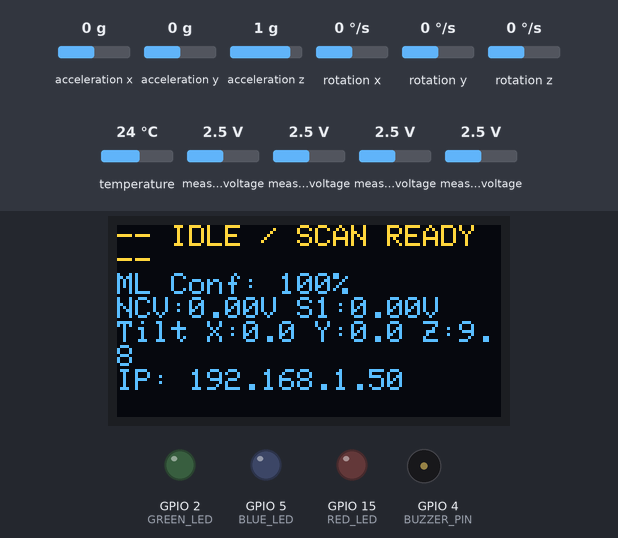
Bench run of a sketch on a simulated ESP32. Parts: 128×64 one-colour display, output pins drawn as LEDs (lit = HIGH), buzzer (waves = sounding, pin HIGH). The test bench sets the inputs (shaded band); at power-on: acceleration x 0 g, measured voltage 2.5 V, acceleration y 0 g, acceleration z 1 g, rotation x 0 °/s, rotation y 0 °/s, rotation z 0 °/s, temperature 24 °C. The OLED is the two-colour kind (top 16 rows yellow); WiFi joins after 1.5 s; servers stay silent unless stated; what the sketch prints to the serial monitor is not drawn.

Above: at 3.7 s.
3.8 s: acceleration x set to -1.4 g
At 4.7 s:
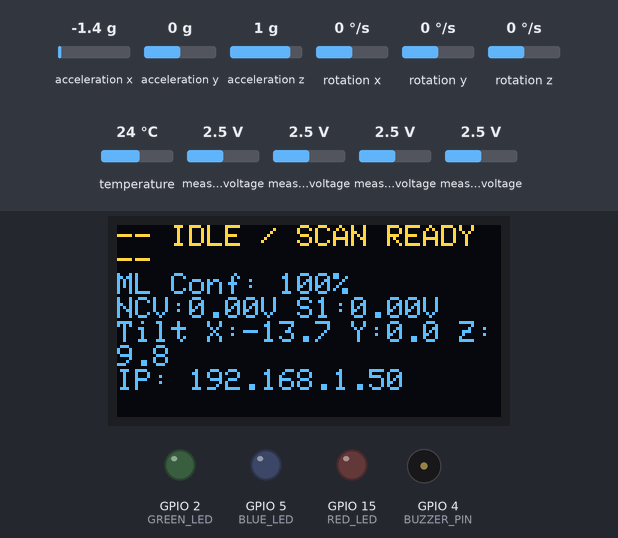
5.4 s: measured voltage (sensor 203) set to 0.1 V
At 5.55 s:
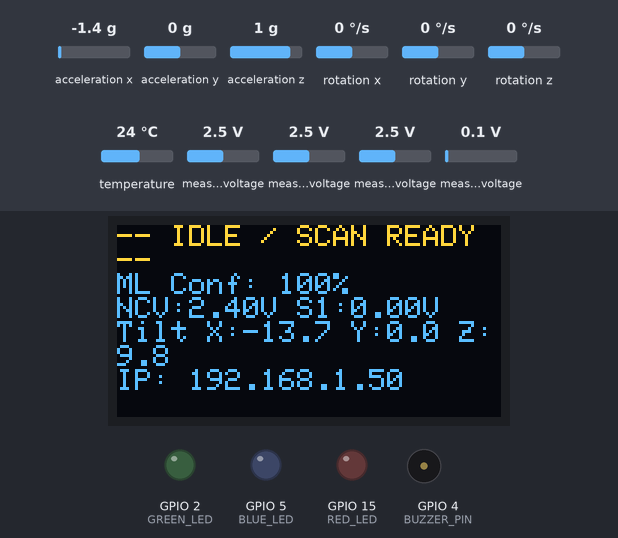
7.1 s: acceleration y set to -1.4 g
At 7.8 s:
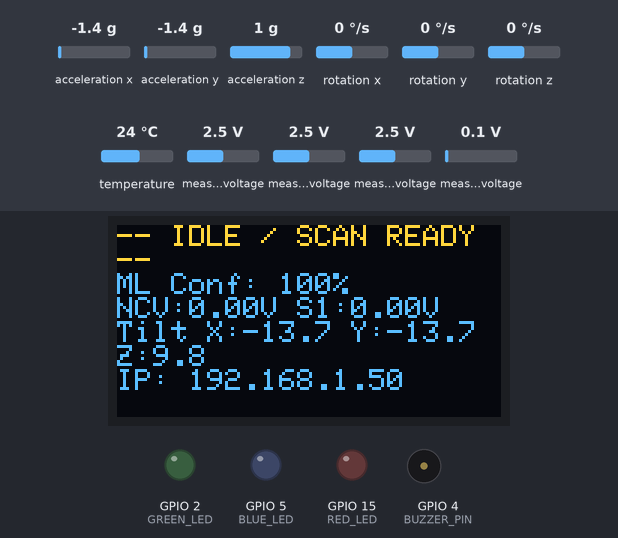
8.6 s: acceleration z set to -1.4 g
At 9.0 s:
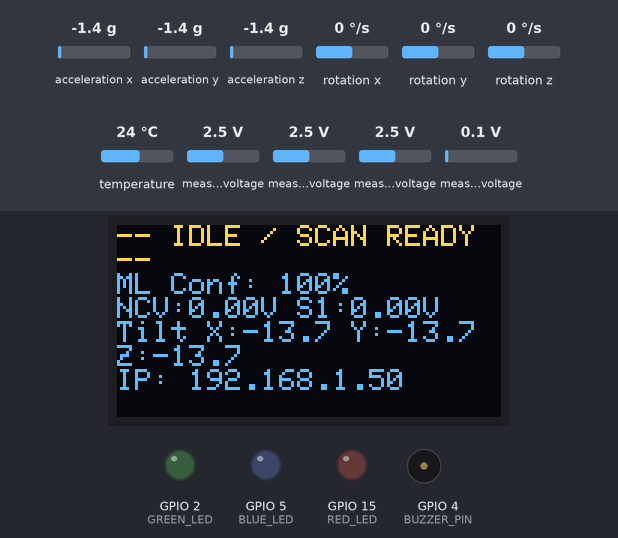
10.1 s: acceleration x set to -0.8 g
At 11.4 s:
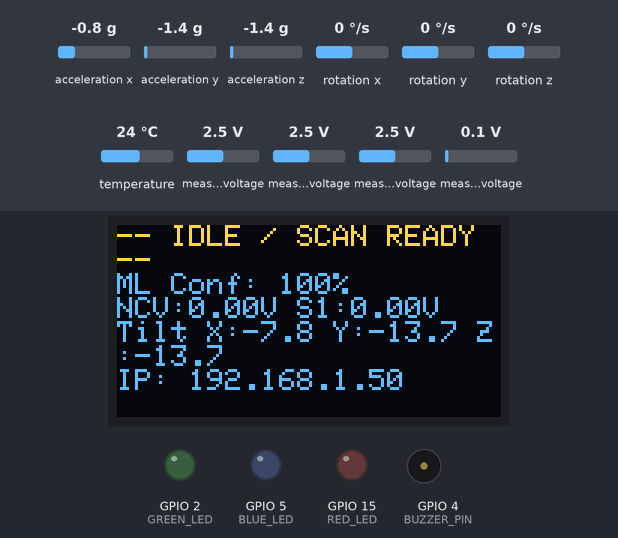
11.7 s: measured voltage (sensor 203) set to 1.2 V
At 11.83 s:
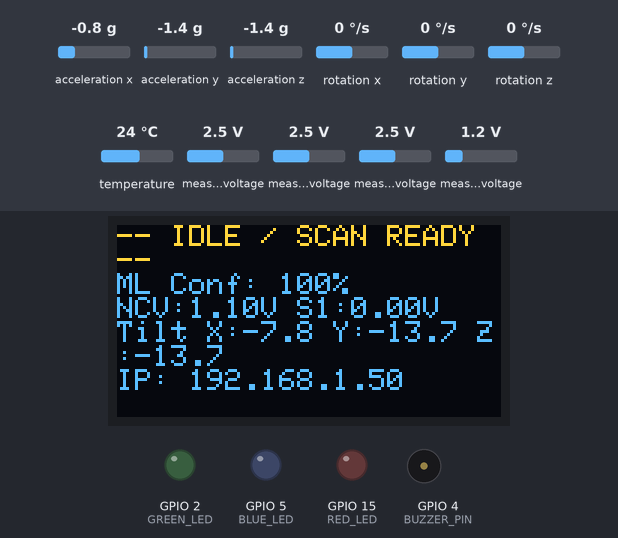
Timing chart, 0 to 14.4 s (numbered marks = the images above; inputs shaded):
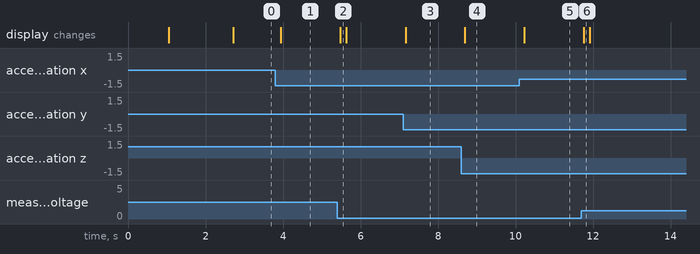

Measured:
- after the input at 3.8 s, the display: changes after 0.14 s (image 1)
- after the input at 5.4 s, the display: changes after 0.08 s (image 2)
- after the input at 7.1 s, the display: changes after 0.06 s (image 3)
- after the input at 8.6 s, the display: changes after 0.09 s (image 4)
- after the input at 10.1 s, the display: changes after 0.13 s (image 5)
- after the input at 11.7 s, the display: changes after 0.06 s (image 6)

The sketch:

sketch_aug11a.ino
```cpp
#include <Wire.h>
#include <Adafruit_GFX.h>
#include <Adafruit_SSD1306.h>
#include <Adafruit_MPU6050.h>
#include <Adafruit_Sensor.h>
#include <Adafruit_ADS1X15.h>
#include <WiFi.h>
#include <ArduinoWebsockets.h>
#include <ESPmDNS.h>
#include <ArduinoOTA.h>

// ==========================================
// NETWORK SETTINGS
// ==========================================
const char* ssid = "Your_Wifi_SSID";     // Change to your network name
const char* password = "Your_Wifi_Password";        // Change to your password
const uint16_t websockets_port = 8765;
// ==========================================

using namespace websockets;
WebsocketsServer server;
WebsocketsClient client;

// OLED Display
#define SCREEN_WIDTH 128
#define SCREEN_HEIGHT 64
Adafruit_SSD1306 display(SCREEN_WIDTH, SCREEN_HEIGHT, &Wire, -1);

// Alerts
#define RED_LED    15
#define GREEN_LED  2
#define BLUE_LED   5
#define BUZZER_PIN 4

Adafruit_MPU6050 mpu;
Adafruit_ADS1115 ads;

// Synchronized state controlled by ML Backend
String currentMLState = "IDLE";
int currentConfidence = 100;

// 1. HARDWARE SYNC FUNCTION
void updateHardwareOutputs(String state) {
  if (state == "LIVE") {
    digitalWrite(GREEN_LED, HIGH);
    digitalWrite(RED_LED, LOW);
    digitalWrite(BUZZER_PIN, LOW);
  } else if (state == "DAMAGED") {
    digitalWrite(GREEN_LED, LOW);
    digitalWrite(RED_LED, HIGH);
    digitalWrite(BUZZER_PIN, HIGH);
  } else { // "IDLE" or default
    digitalWrite(GREEN_LED, LOW);
    digitalWrite(RED_LED, LOW);
    digitalWrite(BUZZER_PIN, LOW);
  }
}

bool isBackendConnected = false;

// Event callback to detect connection open / close events
void onEventsCallback(WebsocketsEvent event, String data) {
  if (event == WebsocketsEvent::ConnectionOpened) {
    isBackendConnected = true;
    digitalWrite(BLUE_LED, HIGH);
    Serial.println("✅ ML Backend connected!");
  } else if (event == WebsocketsEvent::ConnectionClosed) {
    isBackendConnected = false;
    digitalWrite(BLUE_LED, LOW);
    updateHardwareOutputs("IDLE");
    Serial.println("❌ ML Backend disconnected!");
  }
}

// 2. WEBSOCKET CALLBACK FUNCTION (Fixes the readNonBlocking error)
void onMessageCallback(WebsocketsMessage message) {
  String payload = message.data();
  // Backend sends format: "STATE:CONFIDENCE" (e.g., "LIVE:98")
  int separator = payload.indexOf(':');
  if (separator != -1) {
    currentMLState = payload.substring(0, separator);
    currentConfidence = payload.substring(separator + 1).toInt();
  } else {
    currentMLState = payload;
  }
  // Immediately update LEDs when message arrives
  updateHardwareOutputs(currentMLState);
}

void setup() {
  Serial.begin(115200);
  delay(1000);
  Serial.println("\n--- MAG-CIPHER TWO-WAY SYNC BOOTING ---");

  pinMode(RED_LED, OUTPUT);
  pinMode(GREEN_LED, OUTPUT);
  pinMode(BLUE_LED, OUTPUT);
  pinMode(BUZZER_PIN, OUTPUT);
  updateHardwareOutputs("IDLE");

  Wire.begin(21, 22);
  Wire.setClock(400000); // 400kHz Fast I2C (speeds up OLED & ADC transfers by 4x)

  if(!display.begin(SSD1306_SWITCHCAPVCC, 0x3C)) {
    Serial.println("❌ ERROR: OLED not found at 0x3C!");
  } else {
    display.clearDisplay();
    display.setTextSize(1);
    display.setTextColor(SSD1306_WHITE);
    display.setCursor(0, 0);
    display.println("Connecting WiFi...");
    display.println(ssid);
    display.display();
  }

  // Connect to Station Wi-Fi
  WiFi.mode(WIFI_STA);
  WiFi.begin(ssid, password);
  while (WiFi.status() != WL_CONNECTED) {
    delay(500);
    Serial.print(".");
  }
  WiFi.setSleep(false); // CRITICAL: Disable modem sleep to prevent Wi-Fi latency spikes & disconnections

  Serial.println("\n✅ Connected to Wi-Fi!");
  Serial.print("📡 ESP32 IP: ");
  Serial.println(WiFi.localIP());

  ArduinoOTA.setHostname("Mag-Cipher-ESP32");
  ArduinoOTA.begin();

  server.listen(websockets_port);

  if (!ads.begin(0x48)) {
    Serial.println("❌ ERROR: ADS1115 not found at 0x48!");
  } else {
    ads.setGain(GAIN_ONE);
    ads.setDataRate(RATE_ADS1115_860SPS);
    Serial.println("✅ ADS1115 Initialized (860 SPS)!");
  }

  if (!mpu.begin(0x68)) {
    Serial.println("❌ WARNING: MPU6050 not found!");
  } else {
    mpu.setAccelerometerRange(MPU6050_RANGE_8_G);
    mpu.setFilterBandwidth(MPU6050_BAND_21_HZ);
    Serial.println("✅ MPU6050 Initialized!");
  }
}

void loop() {
  ArduinoOTA.handle();

  // Manage WebSocket Client connection
  if (server.poll()) {
    client = server.accept();
    client.onMessage(onMessageCallback);
    client.onEvent(onEventsCallback);
    isBackendConnected = true;
    digitalWrite(BLUE_LED, HIGH);
    Serial.println("✅ ML Backend connected!");
  }

  // Keep Blue LED ON and process network packets while connected
  if (isBackendConnected) {
    client.poll();
    digitalWrite(BLUE_LED, HIGH); // Solid Blue LED when connected
  } else {
    digitalWrite(BLUE_LED, LOW);  // Blue LED OFF when disconnected
    updateHardwareOutputs("IDLE"); // Silence buzzer & turn off LEDs when disconnected
  }

  // HIGH SPEED PEAK-TO-PEAK SAMPLING
  // 1. Sample A0, A1, A2 for 20ms (magnetic field channels)
  float maxV0 = 0.0, minV0 = 5.0;
  float maxV1 = 0.0, minV1 = 5.0;
  float maxV2 = 0.0, minV2 = 5.0;
  unsigned long startTime = millis();

  while (millis() - startTime < 20) {
    float c0 = ads.computeVolts(ads.readADC_SingleEnded(0));
    float c1 = ads.computeVolts(ads.readADC_SingleEnded(1));
    float c2 = ads.computeVolts(ads.readADC_SingleEnded(2));

    if (c0 > maxV0) maxV0 = c0; if (c0 < minV0) minV0 = c0;
    if (c1 > maxV1) maxV1 = c1; if (c1 < minV1) minV1 = c1;
    if (c2 > maxV2) maxV2 = c2; if (c2 < minV2) minV2 = c2;
  }

  float p2p0 = maxV0 - minV0;
  float p2p1 = maxV1 - minV1;
  float p2p2 = maxV2 - minV2;

  // 2. Sample A3 (ncv) ALONE for 100ms for accurate 50Hz peak detection
  float maxV3 = 0.0, minV3 = 5.0;
  startTime = millis();
  while (millis() - startTime < 100) {
    float c3 = ads.computeVolts(ads.readADC_SingleEnded(3));
    if (c3 > maxV3) maxV3 = c3; if (c3 < minV3) minV3 = c3;
  }
  float p2p3 = maxV3 - minV3;

  // READ 3-AXIS ACCELEROMETER
  sensors_event_t a, g, temp;
  mpu.getEvent(&a, &g, &temp);

  // OLED DISPLAY SYNCHRONIZATION (Updated every 150ms to prevent blocking the Wi-Fi/TCP stack)
  static unsigned long lastOledUpdate = 0;
  if (millis() - lastOledUpdate >= 150) {
    lastOledUpdate = millis();
    display.clearDisplay();
    display.setCursor(0, 0);

    if (currentMLState == "LIVE") {
      display.println(">> LIVE WIRE (OK) <<");
    } else if (currentMLState == "DAMAGED") {
      display.println("!! WIRE BREAK/FAULT !!");
    } else {
      display.println("-- IDLE / SCAN READY --");
    }

    display.print("ML Conf: "); display.print(currentConfidence); display.println("%");
    display.print("NCV:"); display.print(p2p3, 2); display.print("V S1:"); display.print(p2p0, 2); display.println("V");
    display.print("Tilt X:"); display.print(a.acceleration.x, 1);
    display.print(" Y:"); display.print(a.acceleration.y, 1);
    display.print(" Z:"); display.println(a.acceleration.z, 1);
    display.print("IP: "); display.println(WiFi.localIP());
    display.display();
  }

  // SEND RAW TELEMETRY TO PYTHON ML BACKEND
  String jsonPacket = "{\"s1\":" + String(p2p0, 3) + ",\"s2\":" + String(p2p1, 3) +
                      ",\"s3\":" + String(p2p2, 3) + ",\"ncv\":" + String(p2p3, 3) +
                      ",\"tiltX\":" + String(a.acceleration.x, 2) +
                      ",\"tiltY\":" + String(a.acceleration.y, 2) +
                      ",\"tiltZ\":" + String(a.acceleration.z, 2) + "}";

  if (isBackendConnected) {
    client.send(jsonPacket);
  }
}
```
